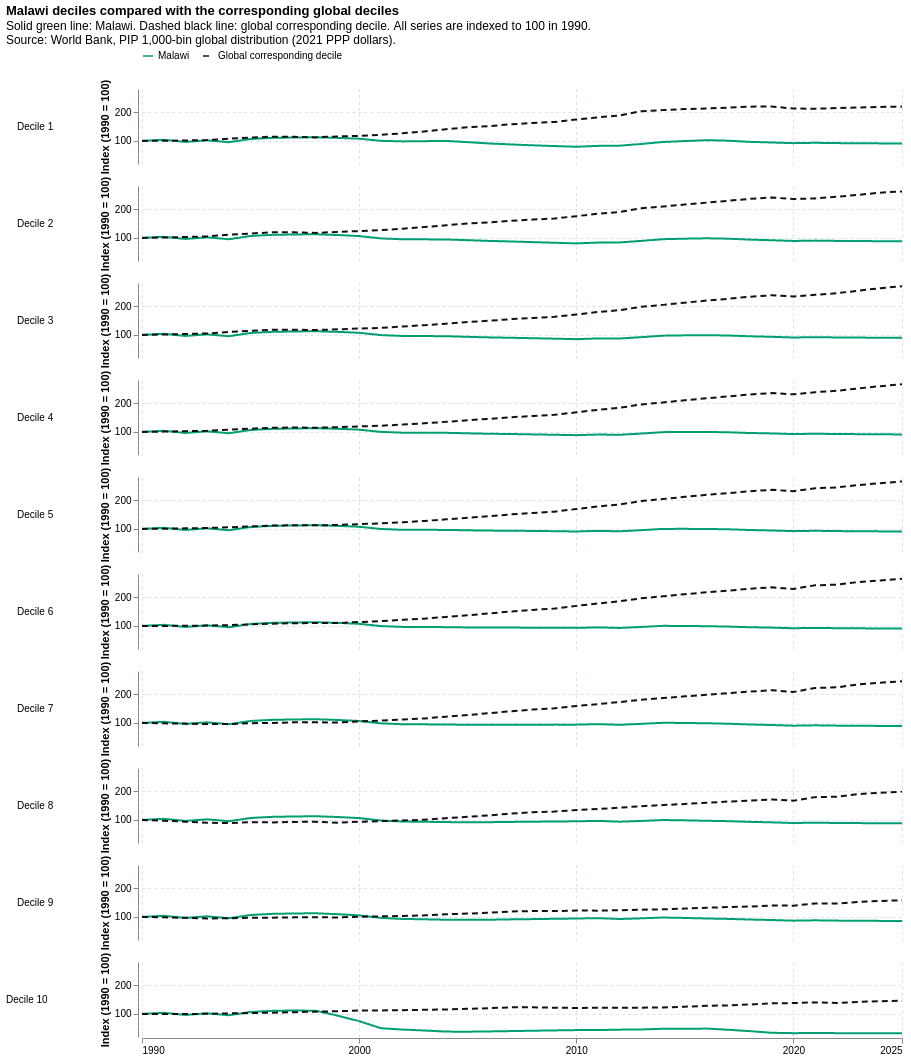

Notebook cell for this chart:
### Markdown cell above
## Idea. Malawi deciles compared with the corresponding global deciles

This visualization shows Malawi's ten deciles separately. In each panel, the solid line is Malawi and the dashed line is the corresponding global decile. All series are indexed to 100 in 1990.

### Code cell
malawi_deciles = (
    bins[
        (bins['code'] == 'MWI')
        & bins['year'].between(START_YEAR, END_YEAR)
    ]
    .assign(decile=lambda frame: ((frame['quantile'] - 1) // 100) + 1)
    .groupby(['decile', 'year'], as_index=False)
    .agg(welfare=('welf_b', 'mean'))
)
malawi_decile_base = (
    malawi_deciles[malawi_deciles['year'] == START_YEAR]
    .set_index('decile')['welfare']
)
malawi_deciles['index_1990'] = (
    100 * malawi_deciles['welfare']
    / malawi_deciles['decile'].map(malawi_decile_base)
)
malawi_deciles['series'] = 'Malawi'

global_deciles_by_group = deciles[['decile', 'year', 'mean_welf']].copy()
global_decile_base = (
    global_deciles_by_group[global_deciles_by_group['year'] == START_YEAR]
    .set_index('decile')['mean_welf']
)
global_deciles_by_group['index_1990'] = (
    100 * global_deciles_by_group['mean_welf']
    / global_deciles_by_group['decile'].map(global_decile_base)
)
global_deciles_by_group['series'] = 'Global corresponding decile'
global_deciles_by_group = global_deciles_by_group.rename(columns={'mean_welf': 'welfare'})

malawi_global_deciles = pd.concat(
    [malawi_deciles, global_deciles_by_group],
    ignore_index=True,
)

malawi_deciles_chart = (
    alt.Chart(malawi_global_deciles)
    .mark_line()
    .properties(width=760, height=75)
    .encode(
        x=alt.X(
            'year:Q',
            title=None,
            scale=alt.Scale(domain=[START_YEAR, END_YEAR]),
            axis=alt.Axis(format='d', values=YEAR_TICKS),
        ),
        y=alt.Y(
            'index_1990:Q',
            title='Index (1990 = 100)',
            scale=alt.Scale(zero=False),
        ),
        color=alt.Color(
            'series:N',
            title=None,
            scale=alt.Scale(
                domain=['Malawi', 'Global corresponding decile'],
                range=['#009E73', '#111111'],
            ),
            legend=alt.Legend(orient='top'),
        ),
        strokeDash=alt.StrokeDash(
            'series:N',
            title=None,
            scale=alt.Scale(
                domain=['Malawi', 'Global corresponding decile'],
                range=[[1, 0], [6, 4]],
            ),
            legend=None,
        ),
        detail='series:N',
        tooltip=[
            alt.Tooltip('decile:O', title='Decile'),
            alt.Tooltip('year:O', title='Year'),
            alt.Tooltip('series:N', title='Series'),
            alt.Tooltip('welfare:Q', title='Welfare', format='.2f'),
            alt.Tooltip('index_1990:Q', title='Index', format='.1f'),
        ],
    )
    .facet(
        row=alt.Row(
            'decile:O',
            title=None,
            sort=list(range(1, 11)),
            header=alt.Header(labelExpr="'Decile ' + datum.value", labelAngle=0),
        ),
    )
    .properties(
        title=alt.TitleParams(
            'Malawi deciles compared with the corresponding global deciles',
            subtitle=['Solid green line: Malawi. Dashed black line: global corresponding decile. All series are indexed to 100 in 1990.', SOURCE],
        ),
    )
    .resolve_scale(y='shared')
    .configure_view(stroke=None)
    .configure_axis(grid=True, gridColor='#d9e2ec', gridDash=[3, 3])
)

malawi_deciles_chart.save(str(DRAFT_DIR / '04_malawi_deciles_vs_global.png'), scale_factor=2)
malawi_deciles_chart

### Figure 1 — Vega-Lite specification as saved in the notebook (floating-point values rounded to 4 significant figures; data arrays with more than 128 entries replaced by an {"elided": "..."} marker saying what was removed)
{"config": {"view": {"continuousWidth": 300, "continuousHeight": 300, "stroke": null}, "axis": {"grid": true, "gridColor": "#d9e2ec", "gridDash": [3, 3]}}, "data": {"name": "data-405d7e9e473afc55e4498a63c56ff658"}, "facet": {"row": {"field": "decile", "header": {"labelAngle": 0, "labelExpr": "'Decile ' + datum.value"}, "sort": [1, 2, 3, 4, 5, 6, 7, 8, 9, 10], "title": null, "type": "ordinal"}}, "spec": {"mark": {"type": "line"}, "encoding": {"color": {"field": "series", "legend": {"orient": "top"}, "scale": {"domain": ["Malawi", "Global corresponding decile"], "range": ["#009E73", "#111111"]}, "title": null, "type": "nominal"}, "detail": {"field": "series", "type": "nominal"}, "strokeDash": {"field": "series", "legend": null, "scale": {"domain": ["Malawi", "Global corresponding decile"], "range": [[1, 0], [6, 4]]}, "title": null, "type": "nominal"}, "tooltip": [{"field": "decile", "title": "Decile", "type": "ordinal"}, {"field": "year", "title": "Year", "type": "ordinal"}, {"field": "series", "title": "Series", "type": "nominal"}, {"field": "welfare", "format": ".2f", "title": "Welfare", "type": "quantitative"}, {"field": "index_1990", "format": ".1f", "title": "Index", "type": "quantitative"}], "x": {"axis": {"format": "d", "values": [1990, 2000, 2010, 2020, 2025]}, "field": "year", "scale": {"domain": [1990, 2025]}, "title": null, "type": "quantitative"}, "y": {"field": "index_1990", "scale": {"zero": false}, "title": "Index (1990 = 100)", "type": "quantitative"}}, "height": 75, "width": 760}, "resolve": {"scale": {"y": "shared"}}, "title": {"text": "Malawi deciles compared with the corresponding global deciles", "subtitle": ["Solid green line: Malawi. Dashed black line: global corresponding decile. All series are indexed to 100 in 1990.", "Source: World Bank, PIP 1,000-bin global distribution (2021 PPP dollars)."]}, "$schema": "https://vega.github.io/schema/vega-lite/v6.4.1.json", "datasets": {"data-405d7e9e473afc55e4498a63c56ff658": {"elided": "720 records"}}}
